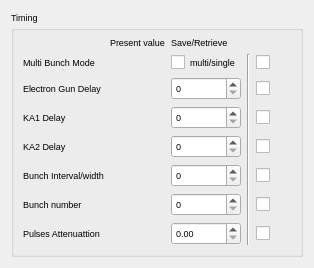
<?xml version="1.0" encoding="UTF-8"?>
<ui version="4.0">
 <class>timingSnapshot</class>
 <widget class="TaurusWidget" name="timingSnapshot">
  <property name="geometry">
   <rect>
    <x>0</x>
    <y>0</y>
    <width>314</width>
    <height>235</height>
   </rect>
  </property>
  <property name="font">
   <font>
    <pointsize>7</pointsize>
   </font>
  </property>
  <property name="windowTitle">
   <string>Form</string>
  </property>
  <layout class="QGridLayout" name="gridLayout_2">
   <item row="0" column="0">
    <widget class="TaurusGroupBox" name="timingGroup">
     <property name="title">
      <string>Timing</string>
     </property>
     <layout class="QGridLayout" name="gridLayout">
      <item row="8" column="1">
       <spacer name="verticalSpacer">
        <property name="orientation">
         <enum>Qt::Vertical</enum>
        </property>
        <property name="sizeHint" stdset="0">
         <size>
          <width>20</width>
          <height>40</height>
         </size>
        </property>
       </spacer>
      </item>
      <item row="1" column="0">
       <widget class="QLabel" name="MBMLabel">
        <property name="text">
         <string>Multi Bunch Mode</string>
        </property>
       </widget>
      </item>
      <item row="0" column="1">
       <widget class="QLabel" name="PresentWriteTitle">
        <property name="text">
         <string>Present value</string>
        </property>
       </widget>
      </item>
      <item row="7" column="1">
       <widget class="TaurusLabel" name="GPARead"/>
      </item>
      <item row="3" column="4">
       <widget class="QCheckBox" name="ka1DelayCheck">
        <property name="text">
         <string/>
        </property>
       </widget>
      </item>
      <item row="6" column="2">
       <widget class="QSpinBox" name="GPNWrite"/>
      </item>
      <item row="3" column="1">
       <widget class="TaurusLabel" name="ka1DelayRead"/>
      </item>
      <item row="1" column="3" rowspan="7">
       <widget class="Line" name="line">
        <property name="orientation">
         <enum>Qt::Vertical</enum>
        </property>
       </widget>
      </item>
      <item row="5" column="1">
       <widget class="TaurusLabel" name="GPIRead"/>
      </item>
      <item row="2" column="2">
       <widget class="QSpinBox" name="GunDelayWrite"/>
      </item>
      <item row="4" column="4">
       <widget class="QCheckBox" name="ka2DelayCheck">
        <property name="text">
         <string/>
        </property>
       </widget>
      </item>
      <item row="0" column="2">
       <widget class="QLabel" name="SaveRetrieveTitle">
        <property name="text">
         <string>Save/Retrieve</string>
        </property>
       </widget>
      </item>
      <item row="6" column="0">
       <widget class="QLabel" name="GPNLabel">
        <property name="text">
         <string>Bunch number</string>
        </property>
       </widget>
      </item>
      <item row="2" column="0">
       <widget class="QLabel" name="GunDelayLabel">
        <property name="text">
         <string>Electron Gun Delay</string>
        </property>
       </widget>
      </item>
      <item row="4" column="0">
       <widget class="QLabel" name="ka2DelayLabel">
        <property name="text">
         <string>KA2 Delay</string>
        </property>
       </widget>
      </item>
      <item row="1" column="2">
       <widget class="QCheckBox" name="MBMWrite">
        <property name="text">
         <string>multi/single</string>
        </property>
       </widget>
      </item>
      <item row="1" column="4">
       <widget class="QCheckBox" name="MBMCheck">
        <property name="text">
         <string/>
        </property>
       </widget>
      </item>
      <item row="7" column="0">
       <widget class="QLabel" name="GPALabel">
        <property name="text">
         <string>Pulses Attenuattion</string>
        </property>
       </widget>
      </item>
      <item row="5" column="0">
       <widget class="QLabel" name="GPILabel">
        <property name="text">
         <string>Bunch Interval/width</string>
        </property>
       </widget>
      </item>
      <item row="2" column="4">
       <widget class="QCheckBox" name="GunDelayCheck">
        <property name="text">
         <string/>
        </property>
       </widget>
      </item>
      <item row="3" column="0">
       <widget class="QLabel" name="ka1DelayLabel">
        <property name="text">
         <string>KA1 Delay</string>
        </property>
       </widget>
      </item>
      <item row="1" column="1">
       <widget class="TaurusLed" name="MBMRead">
        <property name="minimumSize">
         <size>
          <width>15</width>
          <height>15</height>
         </size>
        </property>
        <property name="maximumSize">
         <size>
          <width>15</width>
          <height>15</height>
         </size>
        </property>
       </widget>
      </item>
      <item row="5" column="2">
       <widget class="QSpinBox" name="GPIWrite"/>
      </item>
      <item row="6" column="4">
       <widget class="QCheckBox" name="GPNCheck">
        <property name="text">
         <string/>
        </property>
       </widget>
      </item>
      <item row="5" column="4">
       <widget class="QCheckBox" name="GPICheck">
        <property name="text">
         <string/>
        </property>
       </widget>
      </item>
      <item row="7" column="4">
       <widget class="QCheckBox" name="GPACheck">
        <property name="text">
         <string/>
        </property>
       </widget>
      </item>
      <item row="4" column="1">
       <widget class="TaurusLabel" name="ka2DelayRead"/>
      </item>
      <item row="2" column="1">
       <widget class="TaurusLabel" name="GunDelayRead"/>
      </item>
      <item row="6" column="1">
       <widget class="TaurusLabel" name="GPNRead"/>
      </item>
      <item row="3" column="2">
       <widget class="QSpinBox" name="ka1DelayWrite"/>
      </item>
      <item row="4" column="2">
       <widget class="QSpinBox" name="ka2DelayWrite"/>
      </item>
      <item row="7" column="2">
       <widget class="QDoubleSpinBox" name="GPAWrite"/>
      </item>
     </layout>
    </widget>
   </item>
  </layout>
 </widget>
 <customwidgets>
  <customwidget>
   <class>TaurusLed</class>
   <extends>QLed</extends>
   <header>taurus.qt.qtgui.display</header>
  </customwidget>
  <customwidget>
   <class>QLed</class>
   <extends>QPixmapWidget</extends>
   <header>taurus.qt.qtgui.display</header>
  </customwidget>
  <customwidget>
   <class>QPixmapWidget</class>
   <extends>QWidget</extends>
   <header>taurus.qt.qtgui.display</header>
  </customwidget>
  <customwidget>
   <class>TaurusWidget</class>
   <extends>QWidget</extends>
   <header>taurus.qt.qtgui.container</header>
   <container>1</container>
  </customwidget>
  <customwidget>
   <class>TaurusLabel</class>
   <extends>QLabel</extends>
   <header>taurus.qt.qtgui.display</header>
  </customwidget>
  <customwidget>
   <class>TaurusGroupBox</class>
   <extends>QGroupBox</extends>
   <header>taurus.qt.qtgui.container</header>
   <container>1</container>
  </customwidget>
 </customwidgets>
 <resources/>
 <connections/>
</ui>
